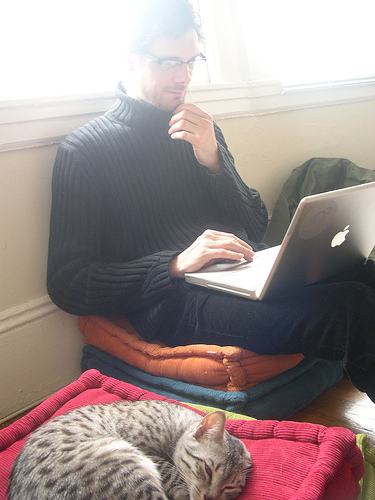
#> input picture project/T2 - Cat Laptop.jpg, 375 x 500 px
$ python SIFT.py
#> lines starting #> are read from the running program, lines starting #| are printed output that depends on the picture; pictures that were not available may be replaced by others from this repository, and a replacement may not be noted
import numpy as np
import cv2
import glob
from matplotlib import pyplot as plt
import os.path

MIN_MATCH_COUNT = 10
img2 = cv2.imread('T2 - Cat Laptop.jpg', 0)
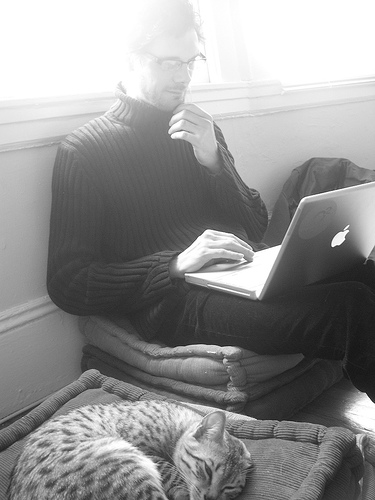
#> img2: shape (500, 375); min 19, max 255, mean 146.4


for i in range(1, 5, 1):
    path = "E:/year4/PR/Sec/Lab8 - Final Project/Data set/Training"
    path = path + "/"
    path = path + str(i)
    path = path + "/*.jpg"

    for img in glob.glob(path):
        img1 = cv2.imread(img, 0)
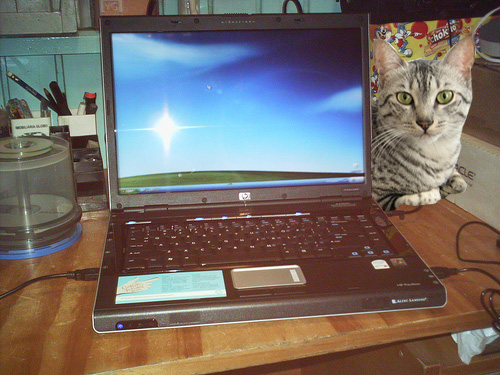
#> input picture project/T12 - Cat Laptop.jpg, 500 x 375 px, given as the content of the folder E:/year4/PR/Sec/Lab8 - Final Project/Data set/Training/1, which was not available
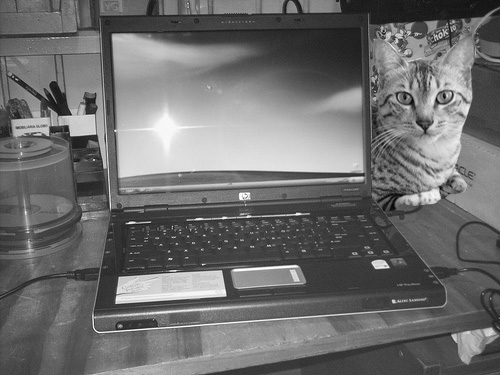
#> img1: shape (375, 500); min 0, max 255, mean 110.1
        sift = cv2.xfeatures2d.SIFT_create()
        kp1, des1 = sift.detectAndCompute(img1, None)
#> kp1 = 866 keypoints; strongest (x, y, size): (130, 223, 2), (379, 264, 7.9), (298, 214, 2.4), (393, 301, 2.5)
        kp2, des2 = sift.detectAndCompute(img2, None)
#> kp2 = 605 keypoints; strongest (x, y, size): (338, 240, 8), (253, 274, 31.1), (333, 245, 2.1), (230, 350, 7.1)

        FLANN_INDEX_KDTREE = 0
        index_params = dict(algorithm=FLANN_INDEX_KDTREE, trees=5)
        search_params = dict(checks=50)
        flann = cv2.FlannBasedMatcher(index_params, search_params)
        matches = flann.knnMatch(des1, des2, k=2)
#> matches = 866 matches
        Match = []
        matchesMask = [[0, 0] for i in range(len(matches))]
#> matchesMask = 866 pairs, first value 0 to 0, second value 0 to 0
        for m, n in matches:
            if m.distance < 0.7 * n.distance:
                Match.append(m)
                matchesMask[i] = [1, 0]
#> after the loop, Match = 5 matches; matchesMask = 866 pairs, first value 0 to 1, second value 0 to 0
        if len(Match) > MIN_MATCH_COUNT:


            draw_params = dict(matchColor=(0, 255, 0),
                               singlePointColor=(255, 0, 0),
                               matchesMask=matchesMask,
                               flags=0)
            if path == "E:/year4/PR/Sec/Lab8 - Final Project/Data set/Training/1/*.jpg":
                print ('Cat')
            if path == "E:/year4/PR/Sec/Lab8 - Final Project/Data set/Training/2/*.jpg":
                print ('Laptop')

            if path == "E:/year4/PR/Sec/Lab8 - Final Project/Data set/Training/3/*.jpg":
                print ('Apple')
            if path == "E:/year4/PR/Sec/Lab8 - Final Project/Data set/Training/4/*.jpg":
                print ('Car')
            if path == "E:/year4/PR/Sec/Lab8 - Final Project/Data set/Training/5/*.jpg":
                print('Helicopter')


            img3 = cv2.drawMatchesKnn(img1, kp1, img2, kp2, matches, None, **draw_params)
            plt.imshow(img3),plt.show()
